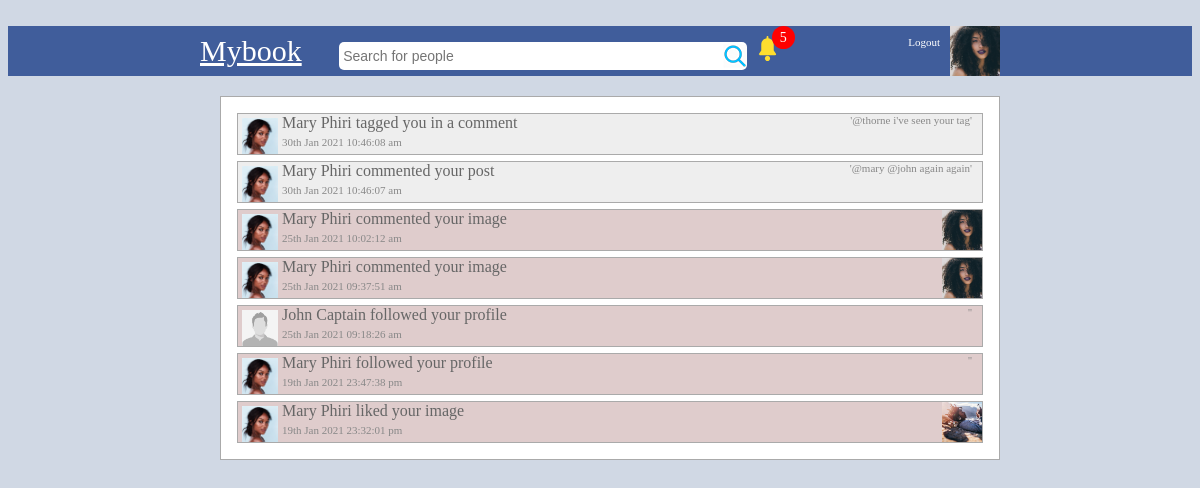
Screenshot of /notifications.php (signed in) with the database file from the repository.
### tables this page shows
CREATE TABLE `users` (
  `id` bigint(20) NOT NULL,
  `userid` bigint(20) NOT NULL,
  `first_name` varchar(20) NOT NULL,
  `last_name` varchar(20) NOT NULL,
  `gender` varchar(6) NOT NULL,
  `profile_image` varchar(500) NOT NULL,
  `cover_image` varchar(500) NOT NULL,
  `date` year(4) NOT NULL,
  `online` int(11) NOT NULL,
  `email` varchar(100) NOT NULL,
  `password` varchar(64) NOT NULL,
  `url_address` varchar(100) NOT NULL,
  `likes` int(11) NOT NULL,
  `about` text NOT NULL,
  `tag_name` varchar(20) NOT NULL
);

CREATE TABLE `notifications` (
  `id` bigint(20) NOT NULL,
  `userid` bigint(20) NOT NULL,
  `activity` varchar(10) NOT NULL,
  `contentid` bigint(20) NOT NULL,
  `content_owner` bigint(20) NOT NULL,
  `content_type` varchar(10) NOT NULL,
  `date` datetime NOT NULL
);

CREATE TABLE `posts` (
  `id` bigint(20) NOT NULL,
  `postid` bigint(20) NOT NULL,
  `post` text NOT NULL,
  `image` varchar(500) NOT NULL,
  `has_image` tinyint(1) NOT NULL,
  `is_profile_image` tinyint(1) NOT NULL,
  `is_cover_image` tinyint(1) NOT NULL,
  `parent` bigint(20) NOT NULL,
  `date` datetime NOT NULL DEFAULT CURRENT_TIMESTAMP,
  `userid` bigint(20) NOT NULL,
  `likes` int(11) NOT NULL,
  `comments` int(11) NOT NULL,
  `tags` varchar(2048) NOT NULL
);

### classes/connect.php (called while the page is built, shortened)
<?php
class Database
{
	private $host = "localhost";
	private $username = "root";
	private $password = "";
	private $db = "mybook_db";
	function connect()
	{
		$connection = mysqli_connect($this->host,$this->username,$this->password,$this->db);
		return $connection;
	}
	function read($query)
	{
		$conn = $this->connect();
		$result = mysqli_query($conn,$query);
		if(!$result)
		{
			return false;
		}
		else
		{
			$data = false;
			while($row = mysqli_fetch_assoc($result))
			{
				$data[] = $row;
			}
			return $data;
		}
	}
}

### classes/login.php (called while the page is built, shortened)
<?php
class Login
{
	public function check_login($id,$redirect = true)
	{
		if(is_numeric($id))
		{
			$query = "select * from users where userid = '$id' limit 1 ";
			$DB = new Database();
			$result = $DB->read($query);
			if($result)
			{
				$user_data = $result[0];
				return $user_data;
			}
		}
	}
}

### classes/image.php (called while the page is built, shortened)
<?php
class Image
{
	public function get_thumb_profile($filename)
	{
		$thumbnail = $filename . "_profile_thumb.jpg";
		if(file_exists($thumbnail))
		{
			return $thumbnail;
		}
	}
	public function get_thumb_post($filename)
	{
		$thumbnail = $filename . "_post_thumb.jpg";
		if(file_exists($thumbnail))
		{
			return $thumbnail;
		}
	}
}

### classes/functions.php (called while the page is built, shortened)
<?php
function esc($value)
{
	return addslashes($value);
}
function check_notifications()
{
	$number = 0;
	$userid = $_SESSION['mybook_userid'];
	$DB = new Database();
	$follow = array();
	$sql = "select * from content_i_follow where disabled = 0 && userid = '$userid' limit 100";
	$i_follow = $DB->read($sql);
	if(count($follow) > 0){
		$str = "'" . implode("','", $follow) . "'";
		$query = "select * from notifications where (userid != '$userid' && content_owner = '$userid') || (contentid in ($str)) order by id desc limit 30";
	}else{
		$query = "select * from notifications where userid != '$userid' && content_owner = '$userid' order by id desc limit 30";
	}
 	$data = $DB->read($query);
 	if(is_array($data)){
 		foreach ($data as $row) {
	 		$query = "select * from notification_seen where userid = '$userid' && notification_id = '$row[id]' limit 1";
			$check = $DB->read($query);
			if(!is_array($check)){
				$number++;
			}
		}
	}
	return $number;
}

### classes/user.php (called while the page is built, shortened)
<?php
class User
{
	public function get_user($id)
	{
		$query = "select * from users where userid = '$id' limit 1";
		$DB = new Database();
		$result = $DB->read($query);
		if($result)
		{
			return $result[0];
		}else
		{
			return false;
		}
	}
}

### classes/post.php (called while the page is built, shortened)
<?php
class Post
{
	public function get_one_post($postid)
	{
		$query = "select * from posts where postid = '$postid' limit 1";
		$DB = new Database();
		$result = $DB->read($query);
		if($result)
		{
			return $result[0];
		}else
		{
			return false;
		}
	}
}

### single_notification.php (the view)
<?php
	$actor = $User->get_user($notif_row['userid']);
	$owner = $User->get_user($notif_row['content_owner']);
	$id = esc($_SESSION['mybook_userid']);
	$link = "";
	if($notif_row['content_type'] == "post"){
		$link = "single_post.php?id=" . $notif_row['contentid'] . "&notif=" . $notif_row['id'];
	}else
	if($notif_row['content_type'] == "profile"){
		$link = "profile.php?id=" . $notif_row['userid'] . "&notif=" . $notif_row['id'];
	}if($notif_row['content_type'] == "comment"){
		$link = "single_post.php?id=" . $notif_row['contentid'] . "&notif=" . $notif_row['id'];
	}
	$query = "select * from notification_seen where userid = '$id' && notification_id = '$notif_row[id]' limit 1";
	$seen = $DB->read($query);
	if(is_array($seen)){
		$color = "#eee";
	}else{
		$color = "#dfcccc";
	}
?>
<a href="<?php echo $link ?>" style="text-decoration: none;">
	<div id="notification" style="background-color: <?= $color ?>">
		<?php
			if(is_array($actor) && is_array($owner)){
				$image = "images/user_male.jpg";
				if($actor['gender'] == "Female")
				{
					$image = "images/user_female.jpg";
				}
				if(file_exists($actor['profile_image']))
				{
					$image = $image_class->get_thumb_profile($actor['profile_image']);
				}
				echo "<img src='$image' style='width:36px;margin:4px;float:left;' />";
				if($actor['userid'] != $id){
					echo $actor['first_name'] . " " . $actor['last_name'];
				}else{
 					echo "You ";
				}
 				if($notif_row['activity'] == "like"){
					echo " liked ";
				}else
				if($notif_row['activity'] == "follow"){
					echo " followed ";
				}else
				if($notif_row['activity'] == "comment"){
					echo " commented ";
				}else
				if($notif_row['activity'] == "tag"){
					echo " tagged ";
				}
				if($owner['userid'] != $id && $notif_row['activity'] != "tag"){
					echo $owner['first_name'] . " " . $owner['last_name'] . "'s ";
				}elseif($notif_row['activity'] == "tag"){
					echo " you in a ";
				}else{
 					echo " your ";
				}
 				$content_row = $Post->get_one_post($notif_row['contentid']);
				if($notif_row['content_type'] == "post"){
					if($content_row['has_image']){
						echo "image";
						if(file_exists($content_row['image']))
						{
							$post_image = $image_class->get_thumb_post($content_row['image']);
							echo "<img src='$post_image' style='width:40px;float:right;' />";
						}
 					}else{
						echo $notif_row['content_type'];
						echo "
 								<span style='float:right;font-size:11px;color:#888;display:inline-block;margin-right:10px;'>'".htmlspecialchars(substr($content_row['post'],0,50))."'</span>
							";
					}
				}else{
					echo $notif_row['content_type'];
					echo "
						<span style='float:right;font-size:11px;color:#888;display:inline-block;margin-right:10px;'>'".htmlspecialchars(substr($content_row['post'],0,50))."'</span>
					";
				}
				$date = date("jS M Y H:i:s a",strtotime($notif_row['date']));
				echo "<br>
					<span style='font-size:11px;color:#888;display:inline-block;margin-right:10px;'>$date</span>
				";
			}
		?>
	</div>
</a>

### notifications.php (shortened to what this page needs)
<?php
	include("classes/autoload.php");
	$login = new Login();
	$user_data = $login->check_login($_SESSION['mybook_userid']);
 	$USER = $user_data;
	$Post = new Post();
	$User = new User();
?>
<!DOCTYPE html>
	<html>
	<head>
	</head>
	<body style="font-family: tahoma; background-color: #d0d8e4;">
		<br>
		<?php include("header.php"); ?>
		<div style="width: 800px;margin:auto;min-height: 400px;">
			<div style="display: flex;">
 				<div style="min-height: 400px;flex:2.5;padding: 20px;padding-right: 0px;">
 					<div style="border:solid thin #aaa; padding: 10px;background-color: white;">
 						<?php
 							$DB = new Database();
 							$id = esc($_SESSION['mybook_userid']);
 							$follow = array();
 							if(count($follow) > 0){
 								$str = "'" . implode("','", $follow) . "'";
   								$query = "select * from notifications where (userid != '$id' && content_owner = '$id') || (contentid in ($str)) order by id desc limit 30";
 							}else{
  								$query = "select * from notifications where userid != '$id' && content_owner = '$id' order by id desc limit 30";
 							}
 							$data = $DB->read($query);
 						?>
 						<?php if(is_array($data)): ?>
 							<?php foreach ($data as $notif_row):
 							 	include("single_notification.php");
  					 		 endforeach; ?>
  					 	<?php else: ?>
  					 			No notifications were found
  					 	<?php endif; ?>
 					</div>
 				</div>
			</div>
		</div>
	</body>
</html>

### header.php
<?php
	$corner_image = "images/user_male.jpg";
	if(isset($USER)){
		if(file_exists($USER['profile_image']))
		{
			$image_class = new Image();
			$corner_image = $image_class->get_thumb_profile($USER['profile_image']);
		}else{
			if($USER['gender'] == "Female"){
				$corner_image = "images/user_female.jpg";
			}
		}
	}
?>
<div id="blue_bar">
	<form method="get" action="search.php">
		<div style="width: 800px;margin:auto;font-size: 30px;">
			<a href="index.php" style="color: white;">Mybook</a>
			&nbsp &nbsp <input type="text" id="search_box" name="find" placeholder="Search for people" />
			<?php if(isset($USER)): ?>
				<a href="profile.php">
				<img src="<?php echo $corner_image ?>" style="width: 50px;float: right;">
				</a>
				<a href="logout.php">
				<span style="font-size:11px;float: right;margin:10px;color:white;">Logout</span>
				</a>
				<a href="notifications.php">
				<span style="display: inline-block;position: relative;">
					<img src="notif.svg" style="width:25px;float:right;margin-top: 10px">
					<?php
						$notif = check_notifications();
					?>
					<?php if($notif > 0): ?>
						<div style="background-color: red;color: white;position: absolute;right:-15px;
						width:15px;height: 15px;border-radius: 50%;padding: 4px;text-align:center;font-size: 14px;"><?= $notif ?></div>
					<?php endif; ?>
				</span>
				</a>
			<?php else: ?>
				<a href="login.php">
				<span style="font-size:13px;float: right;margin:10px;color:white;">Login</span>
			<?php endif; ?>
		</div>
	</form>
</div>

### notifications.php (style rules this page uses)
#blue_bar { height: 50px; background-color: #405d9b; color: #d9dfeb; }
#search_box { width: 400px; height: 20px; border-radius: 5px; border:none; padding: 4px; font-size: 14px; background-image: url(search.png); background-repeat: no-repeat; background-position: right; }
#notification { height: 40px; background-color: #eee; color:#666; border: 1px solid #aaa; margin: 6px; }

### rows the page displays
users: profile_image (picture)
notifications: users.profile_image (picture), users.first_name "Mary", users.last_name "Phiri", activity "tagged", content_type "comment", posts.post "@thorne i've seen your tag", date "30th Jan 2021 10:46:08 am"
notifications: users.profile_image (picture), users.first_name "Mary", users.last_name "Phiri", activity "commented", content_type "post", posts.post "@mary @john again again", date "30th Jan 2021 10:46:07 am"
notifications: users.profile_image (picture), users.first_name "Mary", users.last_name "Phiri", activity "commented", posts.image (picture), date "25th Jan 2021 10:02:12 am"
notifications: users.profile_image (picture), users.first_name "Mary", users.last_name "Phiri", activity "commented", posts.image (picture), date "25th Jan 2021 09:37:51 am"
notifications: shows a picture, users.first_name "John", users.last_name "Captain", activity "followed", content_type "profile", date "25th Jan 2021 09:18:26 am"
notifications: users.profile_image (picture), users.first_name "Mary", users.last_name "Phiri", activity "followed", content_type "profile", date "19th Jan 2021 23:47:38 pm"
notifications: users.profile_image (picture), users.first_name "Mary", users.last_name "Phiri", activity "liked", posts.image (picture), date "19th Jan 2021 23:32:01 pm"

### other values shown
$notif "5"
